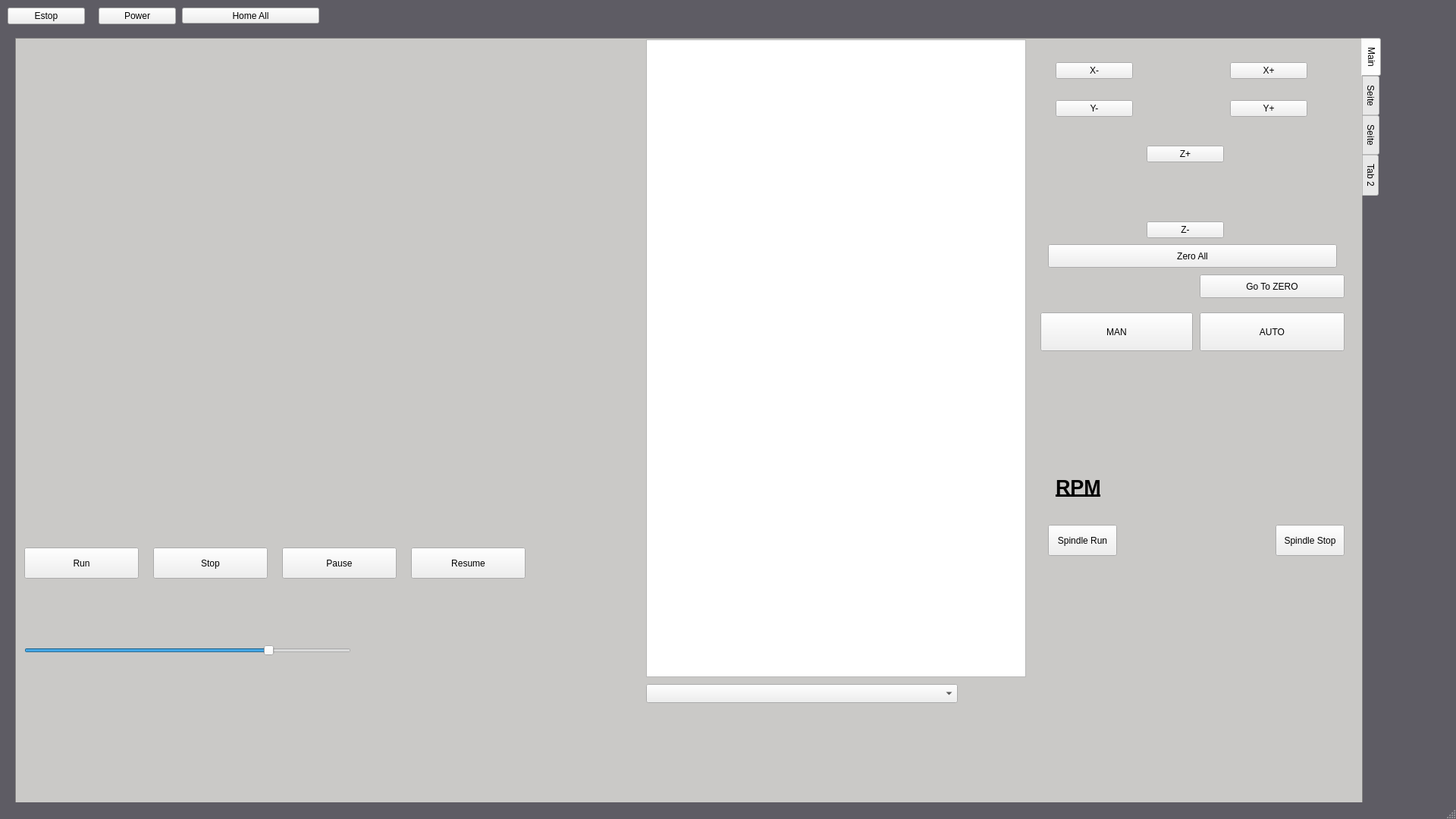
<?xml version="1.0" encoding="UTF-8"?>
<ui version="4.0">
 <class>MainWindow</class>
 <widget class="QMainWindow" name="MainWindow">
  <property name="geometry">
   <rect>
    <x>0</x>
    <y>0</y>
    <width>1920</width>
    <height>1080</height>
   </rect>
  </property>
  <property name="sizePolicy">
   <sizepolicy hsizetype="Fixed" vsizetype="Fixed">
    <horstretch>0</horstretch>
    <verstretch>0</verstretch>
   </sizepolicy>
  </property>
  <property name="minimumSize">
   <size>
    <width>1920</width>
    <height>1080</height>
   </size>
  </property>
  <property name="maximumSize">
   <size>
    <width>1920</width>
    <height>1080</height>
   </size>
  </property>
  <property name="windowTitle">
   <string>ThorCNC</string>
  </property>
  <property name="autoFillBackground">
   <bool>false</bool>
  </property>
  <property name="styleSheet">
   <string notr="true">ActionButton[actionName=&quot;machine.estop.toggle&quot;]:checked{
    background: rgb(239, 41, 41);
}

#MainWindow {
background:rgb(94, 92, 100);
}

#tabWidget {
background:rgb(192, 191, 188);
}</string>
  </property>
  <property name="toolButtonStyle">
   <enum>Qt::ToolButtonTextOnly</enum>
  </property>
  <property name="animated">
   <bool>true</bool>
  </property>
  <property name="documentMode">
   <bool>false</bool>
  </property>
  <property name="dockOptions">
   <set>QMainWindow::AllowTabbedDocks|QMainWindow::AnimatedDocks</set>
  </property>
  <widget class="QWidget" name="centralwidget">
   <widget class="ActionButton" name="btn_estop">
    <property name="geometry">
     <rect>
      <x>10</x>
      <y>10</y>
      <width>102</width>
      <height>22</height>
     </rect>
    </property>
    <property name="text">
     <string>Estop</string>
    </property>
    <property name="checkable">
     <bool>true</bool>
    </property>
    <property name="actionName" stdset="0">
     <string>machine.estop.toggle</string>
    </property>
   </widget>
   <widget class="ActionButton" name="btn_power">
    <property name="geometry">
     <rect>
      <x>130</x>
      <y>10</y>
      <width>102</width>
      <height>22</height>
     </rect>
    </property>
    <property name="text">
     <string>Power</string>
    </property>
    <property name="actionName" stdset="0">
     <string>machine.power.toggle</string>
    </property>
   </widget>
   <widget class="QWidget" name="verticalLayoutWidget">
    <property name="geometry">
     <rect>
      <x>1830</x>
      <y>10</y>
      <width>71</width>
      <height>711</height>
     </rect>
    </property>
    <layout class="QVBoxLayout" name="verticalLayout">
     <item>
      <widget class="StatusLabel" name="stat_active_gcode">
       <property name="maximumSize">
        <size>
         <width>166666</width>
         <height>16777215</height>
        </size>
       </property>
       <property name="font">
        <font>
         <pointsize>15</pointsize>
         <weight>75</weight>
         <bold>true</bold>
         <kerning>true</kerning>
        </font>
       </property>
       <property name="acceptDrops">
        <bool>false</bool>
       </property>
       <property name="styleSheet">
        <string notr="true">QLabel{
    color: white;
    }</string>
       </property>
       <property name="frameShape">
        <enum>QFrame::NoFrame</enum>
       </property>
       <property name="frameShadow">
        <enum>QFrame::Plain</enum>
       </property>
       <property name="lineWidth">
        <number>1</number>
       </property>
       <property name="textFormat">
        <enum>Qt::AutoText</enum>
       </property>
       <property name="scaledContents">
        <bool>false</bool>
       </property>
       <property name="alignment">
        <set>Qt::AlignRight|Qt::AlignTrailing|Qt::AlignVCenter</set>
       </property>
       <property name="wordWrap">
        <bool>true</bool>
       </property>
       <property name="margin">
        <number>3</number>
       </property>
       <property name="indent">
        <number>2</number>
       </property>
       <property name="textInteractionFlags">
        <set>Qt::NoTextInteraction</set>
       </property>
       <property name="rules" stdset="0">
        <string>[{&quot;name&quot;: &quot;actrivegcode&quot;, &quot;property&quot;: &quot;Text&quot;, &quot;expression&quot;: &quot;ch[0]&quot;, &quot;channels&quot;: [{&quot;url&quot;: &quot;status:gcodes?string&quot;, &quot;trigger&quot;: true}]}]</string>
       </property>
       <property name="format" stdset="0">
        <string>{}</string>
       </property>
      </widget>
     </item>
     <item>
      <widget class="StatusLabel" name="stat_active_mcode">
       <property name="font">
        <font>
         <pointsize>15</pointsize>
         <weight>75</weight>
         <bold>true</bold>
        </font>
       </property>
       <property name="styleSheet">
        <string notr="true">QLabel{
    color: white;
    }</string>
       </property>
       <property name="alignment">
        <set>Qt::AlignRight|Qt::AlignTrailing|Qt::AlignVCenter</set>
       </property>
       <property name="wordWrap">
        <bool>true</bool>
       </property>
       <property name="margin">
        <number>3</number>
       </property>
       <property name="indent">
        <number>2</number>
       </property>
       <property name="textInteractionFlags">
        <set>Qt::NoTextInteraction</set>
       </property>
       <property name="rules" stdset="0">
        <string>[{&quot;name&quot;: &quot;activemcodes&quot;, &quot;property&quot;: &quot;Text&quot;, &quot;expression&quot;: &quot;ch[0]&quot;, &quot;channels&quot;: [{&quot;url&quot;: &quot;status:mcodes?string&quot;, &quot;trigger&quot;: true}, {&quot;url&quot;: &quot;status:active_queue?string&quot;, &quot;trigger&quot;: true}]}]</string>
       </property>
      </widget>
     </item>
    </layout>
   </widget>
   <widget class="QTabWidget" name="tabWidget">
    <property name="geometry">
     <rect>
      <x>20</x>
      <y>50</y>
      <width>1801</width>
      <height>1011</height>
     </rect>
    </property>
    <property name="sizePolicy">
     <sizepolicy hsizetype="Fixed" vsizetype="Fixed">
      <horstretch>0</horstretch>
      <verstretch>0</verstretch>
     </sizepolicy>
    </property>
    <property name="tabPosition">
     <enum>QTabWidget::East</enum>
    </property>
    <property name="currentIndex">
     <number>0</number>
    </property>
    <property name="elideMode">
     <enum>Qt::ElideNone</enum>
    </property>
    <widget class="QWidget" name="tab">
     <attribute name="title">
      <string>Main</string>
     </attribute>
     <widget class="VTKBackPlot" name="vtk">
      <property name="geometry">
       <rect>
        <x>-130</x>
        <y>-200</y>
        <width>951</width>
        <height>851</height>
       </rect>
      </property>
      <property name="arcfeedColor" stdset="0">
       <color>
        <red>246</red>
        <green>211</green>
        <blue>45</blue>
       </color>
      </property>
      <property name="feedColor" stdset="0">
       <color>
        <red>145</red>
        <green>65</green>
        <blue>172</blue>
       </color>
      </property>
     </widget>
     <widget class="GcodeTextEdit" name="gcodetextedit">
      <property name="geometry">
       <rect>
        <x>830</x>
        <y>0</y>
        <width>501</width>
        <height>841</height>
       </rect>
      </property>
      <property name="syntaxHighlighting" stdset="0">
       <bool>true</bool>
      </property>
      <property name="readOnly" stdset="0">
       <bool>true</bool>
      </property>
     </widget>
     <widget class="VCPWidget" name="widget">
      <property name="geometry">
       <rect>
        <x>1340</x>
        <y>10</y>
        <width>411</width>
        <height>291</height>
       </rect>
      </property>
      <widget class="ActionButton" name="btn_jog_x_pos">
       <property name="geometry">
        <rect>
         <x>260</x>
         <y>20</y>
         <width>102</width>
         <height>22</height>
        </rect>
       </property>
       <property name="text">
        <string>X+</string>
       </property>
       <property name="actionName" stdset="0">
        <string>machine.jog.axis:x,pos</string>
       </property>
      </widget>
      <widget class="ActionButton" name="btn_jog_X_neg">
       <property name="geometry">
        <rect>
         <x>30</x>
         <y>20</y>
         <width>102</width>
         <height>22</height>
        </rect>
       </property>
       <property name="text">
        <string>X-</string>
       </property>
       <property name="actionName" stdset="0">
        <string>machine.jog.axis:x,neg</string>
       </property>
      </widget>
      <widget class="ActionButton" name="btn_Y_jog_Y_neg">
       <property name="geometry">
        <rect>
         <x>30</x>
         <y>70</y>
         <width>102</width>
         <height>22</height>
        </rect>
       </property>
       <property name="text">
        <string>Y-</string>
       </property>
       <property name="actionName" stdset="0">
        <string>machine.jog.axis:y,neg</string>
       </property>
      </widget>
      <widget class="ActionButton" name="actionbutton_5">
       <property name="geometry">
        <rect>
         <x>260</x>
         <y>70</y>
         <width>102</width>
         <height>22</height>
        </rect>
       </property>
       <property name="text">
        <string>Y+</string>
       </property>
       <property name="actionName" stdset="0">
        <string>machine.jog.axis:y,pos</string>
       </property>
      </widget>
      <widget class="ActionButton" name="actionbutton_6">
       <property name="geometry">
        <rect>
         <x>150</x>
         <y>230</y>
         <width>102</width>
         <height>22</height>
        </rect>
       </property>
       <property name="text">
        <string>Z-</string>
       </property>
       <property name="actionName" stdset="0">
        <string>machine.jog.axis:z,neg</string>
       </property>
      </widget>
      <widget class="ActionButton" name="actionbutton_7">
       <property name="geometry">
        <rect>
         <x>150</x>
         <y>130</y>
         <width>102</width>
         <height>22</height>
        </rect>
       </property>
       <property name="text">
        <string>Z+</string>
       </property>
       <property name="actionName" stdset="0">
        <string>machine.jog.axis:z,pos</string>
       </property>
      </widget>
      <widget class="DROLabel" name="drolabel">
       <property name="geometry">
        <rect>
         <x>140</x>
         <y>10</y>
         <width>101</width>
         <height>41</height>
        </rect>
       </property>
       <property name="font">
        <font>
         <family>DejaVu Sans</family>
         <pointsize>15</pointsize>
        </font>
       </property>
      </widget>
      <widget class="DROLabel" name="drolabel_2">
       <property name="geometry">
        <rect>
         <x>140</x>
         <y>60</y>
         <width>101</width>
         <height>41</height>
        </rect>
       </property>
       <property name="font">
        <font>
         <family>DejaVu Sans</family>
         <pointsize>15</pointsize>
        </font>
       </property>
       <property name="axisNumber" stdset="0">
        <number>1</number>
       </property>
      </widget>
      <widget class="DROLabel" name="drolabel_3">
       <property name="geometry">
        <rect>
         <x>140</x>
         <y>170</y>
         <width>101</width>
         <height>41</height>
        </rect>
       </property>
       <property name="font">
        <font>
         <family>DejaVu Sans</family>
         <pointsize>15</pointsize>
        </font>
       </property>
       <property name="axisNumber" stdset="0">
        <number>2</number>
       </property>
      </widget>
      <widget class="MDIButton" name="mdi_zeroAll">
       <property name="geometry">
        <rect>
         <x>20</x>
         <y>260</y>
         <width>381</width>
         <height>31</height>
        </rect>
       </property>
       <property name="text">
        <string>Zero All</string>
       </property>
       <property name="MDICommand" stdset="0">
        <string>G10 L20 P1 z0 x0 y0</string>
       </property>
      </widget>
     </widget>
     <widget class="ActionButton" name="btn_stop_prog">
      <property name="geometry">
       <rect>
        <x>180</x>
        <y>670</y>
        <width>151</width>
        <height>41</height>
       </rect>
      </property>
      <property name="text">
       <string>Stop</string>
      </property>
      <property name="actionName" stdset="0">
       <string>program.abort</string>
      </property>
     </widget>
     <widget class="ActionButton" name="btn_resume_prog">
      <property name="geometry">
       <rect>
        <x>520</x>
        <y>670</y>
        <width>151</width>
        <height>41</height>
       </rect>
      </property>
      <property name="text">
       <string>Resume</string>
      </property>
      <property name="actionName" stdset="0">
       <string>program.resume</string>
      </property>
     </widget>
     <widget class="ActionButton" name="btn_pause_prog">
      <property name="geometry">
       <rect>
        <x>350</x>
        <y>670</y>
        <width>151</width>
        <height>41</height>
       </rect>
      </property>
      <property name="text">
       <string>Pause</string>
      </property>
      <property name="actionName" stdset="0">
       <string>program.pause</string>
      </property>
     </widget>
     <widget class="ActionButton" name="btn_run_prog">
      <property name="geometry">
       <rect>
        <x>10</x>
        <y>670</y>
        <width>151</width>
        <height>41</height>
       </rect>
      </property>
      <property name="text">
       <string>Run</string>
      </property>
      <property name="actionName" stdset="0">
       <string>program.run</string>
      </property>
     </widget>
     <widget class="MDIButton" name="mdi_GoToZero">
      <property name="geometry">
       <rect>
        <x>1560</x>
        <y>310</y>
        <width>191</width>
        <height>31</height>
       </rect>
      </property>
      <property name="minimumSize">
       <size>
        <width>0</width>
        <height>0</height>
       </size>
      </property>
      <property name="maximumSize">
       <size>
        <width>16777215</width>
        <height>16777215</height>
       </size>
      </property>
      <property name="text">
       <string>Go To ZERO</string>
      </property>
      <property name="MDICommand" stdset="0">
       <string>G0 y0 x0 z0</string>
      </property>
     </widget>
     <widget class="JogIncrementWidget" name="jogincrementwidget">
      <property name="geometry">
       <rect>
        <x>10</x>
        <y>730</y>
        <width>431</width>
        <height>41</height>
       </rect>
      </property>
     </widget>
     <widget class="ActionSlider" name="slide_manualspeed">
      <property name="geometry">
       <rect>
        <x>10</x>
        <y>790</y>
        <width>431</width>
        <height>31</height>
       </rect>
      </property>
      <property name="sliderPosition">
       <number>75</number>
      </property>
      <property name="orientation">
       <enum>Qt::Horizontal</enum>
      </property>
      <property name="actionName" stdset="0">
       <string>machine.jog.set-linear-speed</string>
      </property>
     </widget>
     <widget class="ActionButton" name="btn_manual">
      <property name="geometry">
       <rect>
        <x>1350</x>
        <y>360</y>
        <width>201</width>
        <height>51</height>
       </rect>
      </property>
      <property name="text">
       <string>MAN</string>
      </property>
      <property name="actionName" stdset="0">
       <string>machine.mode.manual</string>
      </property>
     </widget>
     <widget class="RecentFileComboBox" name="recentfilecombobox">
      <property name="geometry">
       <rect>
        <x>830</x>
        <y>850</y>
        <width>411</width>
        <height>25</height>
       </rect>
      </property>
     </widget>
     <widget class="ActionButton" name="btn_automatic">
      <property name="geometry">
       <rect>
        <x>1560</x>
        <y>360</y>
        <width>191</width>
        <height>51</height>
       </rect>
      </property>
      <property name="text">
       <string>AUTO</string>
      </property>
      <property name="actionName" stdset="0">
       <string>machine.mode.auto</string>
      </property>
     </widget>
     <widget class="VCPWidget" name="widget_2">
      <property name="geometry">
       <rect>
        <x>1350</x>
        <y>440</y>
        <width>411</width>
        <height>251</height>
       </rect>
      </property>
      <property name="autoFillBackground">
       <bool>false</bool>
      </property>
      <widget class="ActionButton" name="btn_spindle_off">
       <property name="geometry">
        <rect>
         <x>310</x>
         <y>200</y>
         <width>91</width>
         <height>41</height>
        </rect>
       </property>
       <property name="text">
        <string>Spindle Stop</string>
       </property>
       <property name="actionName" stdset="0">
        <string>spindle.off</string>
       </property>
      </widget>
      <widget class="StatusLabel" name="statuslabel_2">
       <property name="geometry">
        <rect>
         <x>130</x>
         <y>120</y>
         <width>251</width>
         <height>61</height>
        </rect>
       </property>
       <property name="font">
        <font>
         <pointsize>20</pointsize>
        </font>
       </property>
       <property name="rules" stdset="0">
        <string>[{&quot;name&quot;: &quot;speed&quot;, &quot;property&quot;: &quot;Text&quot;, &quot;expression&quot;: &quot;\&quot;{:.0f}\&quot;.format(ch[0] * ch[1])&quot;, &quot;channels&quot;: [{&quot;url&quot;: &quot;status:spindle.0.override&quot;, &quot;trigger&quot;: true}, {&quot;url&quot;: &quot;status:spindle.0.speed&quot;, &quot;trigger&quot;: true}]}]</string>
       </property>
      </widget>
      <widget class="BarIndicator" name="barindicator">
       <property name="geometry">
        <rect>
         <x>10</x>
         <y>20</y>
         <width>401</width>
         <height>41</height>
        </rect>
       </property>
      </widget>
      <widget class="ActionButton" name="btn_spindle_start">
       <property name="geometry">
        <rect>
         <x>10</x>
         <y>200</y>
         <width>91</width>
         <height>41</height>
        </rect>
       </property>
       <property name="text">
        <string>Spindle Run</string>
       </property>
       <property name="actionName" stdset="0">
        <string>spindle.forward</string>
       </property>
      </widget>
      <widget class="StatusLabel" name="statuslabel_3">
       <property name="geometry">
        <rect>
         <x>20</x>
         <y>130</y>
         <width>91</width>
         <height>41</height>
        </rect>
       </property>
       <property name="font">
        <font>
         <pointsize>20</pointsize>
         <weight>75</weight>
         <bold>true</bold>
         <underline>true</underline>
        </font>
       </property>
       <property name="text">
        <string>RPM</string>
       </property>
      </widget>
     </widget>
    </widget>
    <widget class="QWidget" name="tab_3">
     <attribute name="title">
      <string>Seite</string>
     </attribute>
     <widget class="ActiveGcodesTable" name="activegcodestable">
      <property name="geometry">
       <rect>
        <x>880</x>
        <y>40</y>
        <width>256</width>
        <height>921</height>
       </rect>
      </property>
     </widget>
     <widget class="NotificationWidget" name="notificationwidget">
      <property name="geometry">
       <rect>
        <x>0</x>
        <y>0</y>
        <width>871</width>
        <height>621</height>
       </rect>
      </property>
     </widget>
    </widget>
    <widget class="QWidget" name="tab_4">
     <attribute name="title">
      <string>Seite</string>
     </attribute>
     <widget class="FileSystemTable" name="filesystemtable">
      <property name="geometry">
       <rect>
        <x>0</x>
        <y>10</y>
        <width>1151</width>
        <height>271</height>
       </rect>
      </property>
     </widget>
    </widget>
    <widget class="QWidget" name="tab_2">
     <attribute name="title">
      <string>Tab 2</string>
     </attribute>
    </widget>
   </widget>
   <widget class="ActionButton" name="btn_home_all">
    <property name="geometry">
     <rect>
      <x>240</x>
      <y>10</y>
      <width>181</width>
      <height>21</height>
     </rect>
    </property>
    <property name="text">
     <string>Home All</string>
    </property>
    <property name="rules" stdset="0">
     <string>[{&quot;name&quot;: &quot;change Text&quot;, &quot;property&quot;: &quot;Text&quot;, &quot;expression&quot;: &quot;'Homed' if ch[0] else 'Home All'&quot;, &quot;channels&quot;: [{&quot;url&quot;: &quot;status:all_axes_homed&quot;, &quot;trigger&quot;: true}]}, {&quot;name&quot;: &quot;background&quot;, &quot;property&quot;: &quot;Style Sheet&quot;, &quot;expression&quot;: &quot;'background-color:rgb(138, 226, 52)' if ch[0]else ''&quot;, &quot;channels&quot;: [{&quot;url&quot;: &quot;status:all_axes_homed&quot;, &quot;trigger&quot;: true}]}]</string>
    </property>
    <property name="actionName" stdset="0">
     <string>machine.home.all</string>
    </property>
   </widget>
  </widget>
  <widget class="QStatusBar" name="statusbar"/>
  <action name="actionExit">
   <property name="text">
    <string>Exit</string>
   </property>
   <property name="shortcut">
    <string>Ctrl+Q</string>
   </property>
  </action>
  <action name="actionOPEN">
   <property name="text">
    <string>oPEN</string>
   </property>
  </action>
  <action name="actionOpen">
   <property name="text">
    <string>Open</string>
   </property>
   <property name="shortcut">
    <string>Ctrl+O</string>
   </property>
  </action>
  <action name="actionFullscreen">
   <property name="checkable">
    <bool>true</bool>
   </property>
   <property name="text">
    <string>Fullscreen</string>
   </property>
   <property name="shortcut">
    <string>F11</string>
   </property>
  </action>
 </widget>
 <customwidgets>
  <customwidget>
   <class>ActionButton</class>
   <extends>QPushButton</extends>
   <header>qtpyvcp.widgets.button_widgets.action_button</header>
  </customwidget>
  <customwidget>
   <class>MDIButton</class>
   <extends>QPushButton</extends>
   <header>qtpyvcp.widgets.button_widgets.mdi_button</header>
  </customwidget>
  <customwidget>
   <class>StatusLabel</class>
   <extends>QLabel</extends>
   <header>qtpyvcp.widgets.display_widgets.status_label</header>
  </customwidget>
  <customwidget>
   <class>DROLabel</class>
   <extends>QLabel</extends>
   <header>qtpyvcp.widgets.display_widgets.dro_label</header>
  </customwidget>
  <customwidget>
   <class>BarIndicator</class>
   <extends>QWidget</extends>
   <header>qtpyvcp.widgets.display_widgets.bar_indicator</header>
  </customwidget>
  <customwidget>
   <class>VTKBackPlot</class>
   <extends>QWidget</extends>
   <header>qtpyvcp.widgets.display_widgets.vtk_backplot.vtk_backplot</header>
   <container>1</container>
  </customwidget>
  <customwidget>
   <class>NotificationWidget</class>
   <extends>QWidget</extends>
   <header>qtpyvcp.widgets.display_widgets.notification_widget</header>
  </customwidget>
  <customwidget>
   <class>ActiveGcodesTable</class>
   <extends>QTableView</extends>
   <header>qtpyvcp.widgets.display_widgets.active_gcodes_table</header>
  </customwidget>
  <customwidget>
   <class>GcodeTextEdit</class>
   <extends>QPlainTextEdit</extends>
   <header>qtpyvcp.widgets.input_widgets.gcode_text_edit</header>
  </customwidget>
  <customwidget>
   <class>RecentFileComboBox</class>
   <extends>QComboBox</extends>
   <header>qtpyvcp.widgets.input_widgets.recent_file_combobox</header>
  </customwidget>
  <customwidget>
   <class>JogIncrementWidget</class>
   <extends>QWidget</extends>
   <header>qtpyvcp.widgets.input_widgets.jog_increment</header>
  </customwidget>
  <customwidget>
   <class>FileSystemTable</class>
   <extends>QTableView</extends>
   <header>qtpyvcp.widgets.input_widgets.file_system</header>
  </customwidget>
  <customwidget>
   <class>ActionSlider</class>
   <extends>QSlider</extends>
   <header>qtpyvcp.widgets.input_widgets.action_slider</header>
  </customwidget>
  <customwidget>
   <class>VCPWidget</class>
   <extends>QWidget</extends>
   <header>qtpyvcp.widgets.containers.widget</header>
   <container>1</container>
  </customwidget>
 </customwidgets>
 <tabstops>
  <tabstop>vtk</tabstop>
  <tabstop>gcodetextedit</tabstop>
  <tabstop>btn_power</tabstop>
  <tabstop>btn_estop</tabstop>
 </tabstops>
 <resources/>
 <connections/>
</ui>
